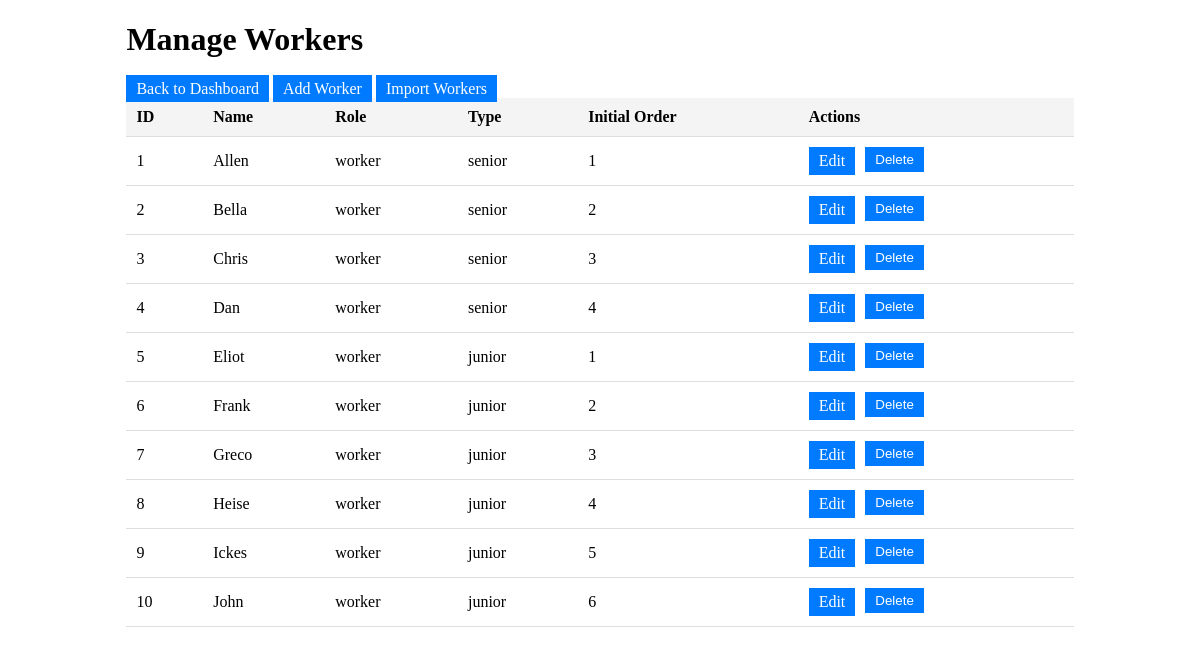
/admin/workers (signed in), run on the app's committed database.
### models.py (models this page shows, shortened)
class Worker(db.Model, UserMixin):
    id = db.Column(db.Integer, primary_key=True, autoincrement=False)
    name = db.Column(db.String(100), nullable=False)
    role = db.Column(db.String(20), default='worker')
    type = db.Column(db.String(10), nullable=False)
    initial_order = db.Column(db.Integer, nullable=False)
    points = db.Column(db.Integer, default=0)
    traded_points = db.Column(db.Integer, default=0)
    password_hash = db.Column(db.String(128), nullable=False)
    schedules = db.relationship('Schedule', backref='worker', lazy=True)
    sequences = db.relationship('WorkerSequence', back_populates='worker', lazy=True)

### routes.py (the view)
    @login_required
    def wrapper(*args, **kwargs):
        if current_user.role != 'admin':
            flash('Access denied: Admins only.')
            return redirect(url_for('main.index'))
        return func(*args, **kwargs)

### app.py (called while the page is built)
@login_manager.user_loader
def load_user(user_id):
    from models import Admin, Worker
    admin = db.session.get(Admin, int(user_id))  # Updated to Session.get
    if admin:
        return admin
    worker = db.session.get(Worker, int(user_id))  # Updated to Session.get
    if worker:
        return worker
    return None

### routes.py (called while the page is built)
def admin_required(func):
    @login_required
    def wrapper(*args, **kwargs):
        if current_user.role != 'admin':
            flash('Access denied: Admins only.')
            return redirect(url_for('main.index'))
        return func(*args, **kwargs)
    wrapper.__name__ = func.__name__
    return wrapper

@main.route('/admin/workers')
@admin_required
def manage_workers():
    workers = Worker.query.all()
    return render_template('admin/workers.html', workers=workers)

### templates/admin/workers.html (shortened to what this page needs)
<!DOCTYPE html>
<html lang="en">
<head>
</head>
<body>
    <div class="container">
        <h1>Manage Workers</h1>
        <a href="{{ url_for('main.admin_dashboard') }}">Back to Dashboard</a>
        <a href="{{ url_for('main.add_worker') }}">Add Worker</a>
        <a href="{{ url_for('main.import_workers') }}">Import Workers</a>
        <table>
            <thead>
                <tr>
                    <th>ID</th>
                    <th>Name</th>
                    <th>Role</th>
                    <th>Type</th>
                    <th>Initial Order</th>
                    <th>Actions</th>
                </tr>
            </thead>
            <tbody>
                {% for worker in workers %}
                <tr>
                    <td>{{ worker.id }}</td>
                    <td>{{ worker.name }}</td>
                    <td>{{ worker.role }}</td>
                    <td>{{ worker.type }}</td>
                    <td>{{ worker.initial_order }}</td>
                    <td class="actions">
                        <a href="{{ url_for('main.edit_worker', id=worker.id) }}">Edit</a>
                        <form action="{{ url_for('main.delete_worker', id=worker.id) }}" method="post">
                            <button type="submit">Delete</button>
                        </form>
                    </td>
                </tr>
                {% endfor %}
            </tbody>
        </table>
    </div>
</body>
</html>

### templates/admin/workers.html (style rules this page uses)
.container { width: 80%; margin: 20px auto; }
table { width: 100%; border-collapse: collapse; }
th, td { padding: 10px; text-align: left; border-bottom: 1px solid #ddd; }
th { background-color: #f4f4f4; }
.actions { display: flex; gap: 10px; }
a, button { padding: 5px 10px; background-color: #007bff; color: white; text-decoration: none; border: none; cursor: pointer; }

### data on the page
Worker: id "1", name "Allen", role "worker", type "senior", initial_order "1"
Worker: id "2", name "Bella", role "worker", type "senior", initial_order "2"
Worker: id "3", name "Chris", role "worker", type "senior", initial_order "3"
Worker: id "4", name "Dan", role "worker", type "senior", initial_order "4"
Worker: id "5", name "Eliot", role "worker", type "junior", initial_order "1"
Worker: id "6", name "Frank", role "worker", type "junior", initial_order "2"
Worker: id "7", name "Greco", role "worker", type "junior", initial_order "3"
Worker: id "8", name "Heise", role "worker", type "junior", initial_order "4"
Worker: id "9", name "Ickes", role "worker", type "junior", initial_order "5"
Worker: id "10", name "John", role "worker", type "junior", initial_order "6"
